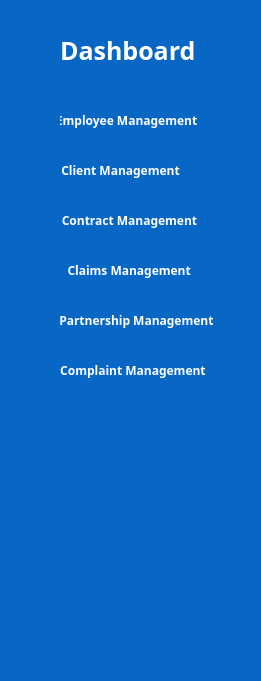
  <widget class="QWidget" name="icon_only_widget" native="true">
   <property name="geometry">
    <rect>
     <x>0</x>
     <y>40</y>
     <width>261</width>
     <height>681</height>
    </rect>
   </property>
   <property name="styleSheet">
    <string notr="true">QWidget {
   background-color: #0867c5;
}</string>
   </property>
   <widget class="QPushButton" name="pushButton">
    <property name="geometry">
     <rect>
      <x>-109</x>
      <y>20</y>
      <width>65</width>
      <height>18</height>
     </rect>
    </property>
    <property name="font">
     <font>
      <family>Yu Gothic UI Semibold</family>
      <weight>75</weight>
      <bold>true</bold>
     </font>
    </property>
    <property name="styleSheet">
     <string notr="true">QPushButton {
    background-color: transparent;
    border: none;
    color: white; /* Default text color */

}

QPushButton:hover {
    background-color: white; /* Semi-transparent dark grey on hover */
    color: black; /* Text color change on hover */
}</string>
    </property>
    <property name="text">
     <string>Dashboard</string>
    </property>
   </widget>
   <widget class="QWidget" name="widget_2" native="true">
    <property name="geometry">
     <rect>
      <x>10</x>
      <y>20</y>
      <width>31</width>
      <height>481</height>
     </rect>
    </property>
    <widget class="QLabel" name="label_11">
     <property name="geometry">
      <rect>
       <x>0</x>
       <y>130</y>
       <width>30</width>
       <height>30</height>
      </rect>
     </property>
     <property name="text">
      <string/>
     </property>
     <property name="pixmap">
      <pixmap>:/resources/client.png</pixmap>
     </property>
     <property name="scaledContents">
      <bool>true</bool>
     </property>
    </widget>
    <widget class="QLabel" name="label_12">
     <property name="geometry">
      <rect>
       <x>0</x>
       <y>180</y>
       <width>30</width>
       <height>30</height>
      </rect>
     </property>
     <property name="text">
      <string/>
     </property>
     <property name="pixmap">
      <pixmap>:/resources/contract.png</pixmap>
     </property>
     <property name="scaledContents">
      <bool>true</bool>
     </property>
    </widget>
    <widget class="QLabel" name="label_13">
     <property name="geometry">
      <rect>
       <x>0</x>
       <y>230</y>
       <width>30</width>
       <height>30</height>
      </rect>
     </property>
     <property name="text">
      <string/>
     </property>
     <property name="pixmap">
      <pixmap>:/resources/claim_black.png</pixmap>
     </property>
     <property name="scaledContents">
      <bool>true</bool>
     </property>
    </widget>
    <widget class="QLabel" name="label_14">
     <property name="geometry">
      <rect>
       <x>0</x>
       <y>280</y>
       <width>30</width>
       <height>30</height>
      </rect>
     </property>
     <property name="text">
      <string/>
     </property>
     <property name="pixmap">
      <pixmap>:/resources/partnership.png</pixmap>
     </property>
     <property name="scaledContents">
      <bool>true</bool>
     </property>
    </widget>
    <widget class="QLabel" name="label_15">
     <property name="geometry">
      <rect>
       <x>0</x>
       <y>330</y>
       <width>30</width>
       <height>30</height>
      </rect>
     </property>
     <property name="text">
      <string/>
     </property>
     <property name="pixmap">
      <pixmap>:/resources/claim.png</pixmap>
     </property>
     <property name="scaledContents">
      <bool>true</bool>
     </property>
    </widget>
    <widget class="QLabel" name="label_16">
     <property name="geometry">
      <rect>
       <x>0</x>
       <y>80</y>
       <width>30</width>
       <height>30</height>
      </rect>
     </property>
     <property name="text">
      <string/>
     </property>
     <property name="pixmap">
      <pixmap>:/resources/employee.png</pixmap>
     </property>
     <property name="scaledContents">
      <bool>true</bool>
     </property>
    </widget>
    <widget class="QLabel" name="label_17">
     <property name="geometry">
      <rect>
       <x>-10</x>
       <y>10</y>
       <width>61</width>
       <height>51</height>
      </rect>
     </property>
     <property name="text">
      <string/>
     </property>
     <property name="pixmap">
      <pixmap>:/resources/menu.png</pixmap>
     </property>
     <property name="scaledContents">
      <bool>true</bool>
     </property>
    </widget>
   </widget>
   <widget class="QWidget" name="widget_4" native="true">
    <property name="geometry">
     <rect>
      <x>60</x>
      <y>20</y>
      <width>201</width>
      <height>411</height>
     </rect>
    </property>
    <widget class="QPushButton" name="pushButton_3">
     <property name="geometry">
      <rect>
       <x>-90</x>
       <y>90</y>
       <width>251</width>
       <height>20</height>
      </rect>
     </property>
     <property name="font">
      <font>
       <family>Yu Gothic UI Semibold</family>
       <weight>75</weight>
       <bold>true</bold>
      </font>
     </property>
     <property name="styleSheet">
      <string notr="true">QPushButton {
    background-color: transparent;
    border: none;
    color: white; /* Default text color */
}

QPushButton:hover {
    background-color: white; /* Semi-transparent dark grey on hover */
    color: black; /* Text color change on hover */
}</string>
     </property>
     <property name="text">
      <string>                    Employee Management</string>
     </property>
    </widget>
    <widget class="QPushButton" name="pushButton_6">
     <property name="geometry">
      <rect>
       <x>-65</x>
       <y>140</y>
       <width>251</width>
       <height>20</height>
      </rect>
     </property>
     <property name="font">
      <font>
       <family>Yu Gothic UI Semibold</family>
       <weight>75</weight>
       <bold>true</bold>
      </font>
     </property>
     <property name="styleSheet">
      <string notr="true">QPushButton {
    background-color: transparent;
    border: none;
    color: white; /* Default text color */
}

QPushButton:hover {
    background-color: white; /* Semi-transparent dark grey on hover */
    color: black; /* Text color change on hover */
}</string>
     </property>
     <property name="text">
      <string>Client Management</string>
     </property>
    </widget>
    <widget class="QPushButton" name="pushButton_4">
     <property name="geometry">
      <rect>
       <x>-70</x>
       <y>190</y>
       <width>251</width>
       <height>20</height>
      </rect>
     </property>
     <property name="font">
      <font>
       <family>Yu Gothic UI Semibold</family>
       <weight>75</weight>
       <bold>true</bold>
      </font>
     </property>
     <property name="styleSheet">
      <string notr="true">QPushButton {
    background-color: transparent;
    border: none;
    color: white; /* Default text color */
}

QPushButton:hover {
    background-color: white; /* Semi-transparent dark grey on hover */
    color: black; /* Text color change on hover */
}</string>
     </property>
     <property name="text">
      <string>         Contract Management</string>
     </property>
    </widget>
    <widget class="QPushButton" name="pushButton_5">
     <property name="geometry">
      <rect>
       <x>-75</x>
       <y>240</y>
       <width>251</width>
       <height>20</height>
      </rect>
     </property>
     <property name="font">
      <font>
       <family>Yu Gothic UI Semibold</family>
       <weight>75</weight>
       <bold>true</bold>
      </font>
     </property>
     <property name="styleSheet">
      <string notr="true">QPushButton {
    background-color: transparent;
    border: none;
    color: white; /* Default text color */
}

QPushButton:hover {
    background-color: white; /* Semi-transparent dark grey on hover */
    color: black; /* Text color change on hover */
}</string>
     </property>
     <property name="text">
      <string>            Claims Management</string>
     </property>
    </widget>
    <widget class="QPushButton" name="pushButton_7">
     <property name="geometry">
      <rect>
       <x>-60</x>
       <y>290</y>
       <width>251</width>
       <height>20</height>
      </rect>
     </property>
     <property name="font">
      <font>
       <family>Yu Gothic UI Semibold</family>
       <weight>75</weight>
       <bold>true</bold>
      </font>
     </property>
     <property name="styleSheet">
      <string notr="true">QPushButton {
    background-color: transparent;
    border: none;
    color: white; /* Default text color */
}

QPushButton:hover {
    background-color: white; /* Semi-transparent dark grey on hover */
    color: black; /* Text color change on hover */
}</string>
     </property>
     <property name="text">
      <string>       Partnership Management</string>
     </property>
    </widget>
    <widget class="QPushButton" name="pushButton_8">
     <property name="geometry">
      <rect>
       <x>-65</x>
       <y>340</y>
       <width>251</width>
       <height>20</height>
      </rect>
     </property>
     <property name="font">
      <font>
       <family>Yu Gothic UI Semibold</family>
       <weight>75</weight>
       <bold>true</bold>
      </font>
     </property>
     <property name="styleSheet">
      <string notr="true">QPushButton {
    background-color: transparent;
    border: none;
    color: white; /* Default text color */
}

QPushButton:hover {
    background-color: white; /* Semi-transparent dark grey on hover */
    color: black; /* Text color change on hover */
}</string>
     </property>
     <property name="text">
      <string>        Complaint Management</string>
     </property>
    </widget>
    <widget class="QLabel" name="label_18">
     <property name="geometry">
      <rect>
       <x>0</x>
       <y>0</y>
       <width>241</width>
       <height>61</height>
      </rect>
     </property>
     <property name="font">
      <font>
       <family>Yu Gothic UI Semibold</family>
       <pointsize>-1</pointsize>
       <weight>75</weight>
       <bold>true</bold>
      </font>
     </property>
     <property name="styleSheet">
      <string notr="true">QLabel {
    color: white;
font-size: 25px;
    font-weight: bold;
}</string>
     </property>
     <property name="text">
      <string>Dashboard</string>
     </property>
    </widget>
   </widget>
  </widget>
